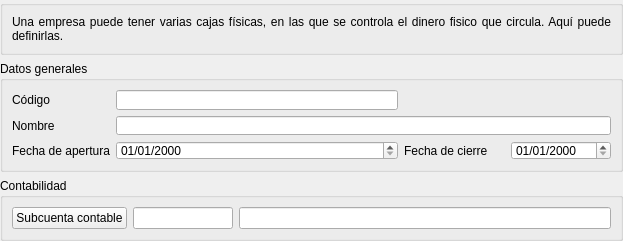
<?xml version="1.0" encoding="UTF-8"?>
<ui version="4.0">
 <class>Form</class>
 <widget class="QWidget" name="Form">
  <property name="geometry">
   <rect>
    <x>0</x>
    <y>0</y>
    <width>623</width>
    <height>241</height>
   </rect>
  </property>
  <property name="windowTitle">
   <string>Form</string>
  </property>
  <layout class="QVBoxLayout" name="verticalLayout_2">
   <property name="leftMargin">
    <number>0</number>
   </property>
   <property name="topMargin">
    <number>0</number>
   </property>
   <property name="rightMargin">
    <number>0</number>
   </property>
   <property name="bottomMargin">
    <number>0</number>
   </property>
   <item>
    <widget class="QGroupBox" name="groupBox_2">
     <property name="title">
      <string/>
     </property>
     <layout class="QVBoxLayout" name="verticalLayout">
      <item>
       <widget class="QLabel" name="label_5">
        <property name="text">
         <string>&lt;html&gt;&lt;head/&gt;&lt;body&gt;&lt;p align=&quot;justify&quot;&gt;Una empresa puede tener varias cajas físicas, en las que se controla el dinero fisico que circula. Aquí puede definirlas.&lt;/p&gt;&lt;/body&gt;&lt;/html&gt;</string>
        </property>
        <property name="wordWrap">
         <bool>true</bool>
        </property>
       </widget>
      </item>
     </layout>
    </widget>
   </item>
   <item>
    <widget class="QGroupBox" name="groupBox">
     <property name="title">
      <string>Datos generales</string>
     </property>
     <layout class="QGridLayout" name="gridLayout">
      <item row="0" column="0">
       <widget class="QLabel" name="label">
        <property name="text">
         <string>Código</string>
        </property>
       </widget>
      </item>
      <item row="0" column="1">
       <widget class="DBLineEdit" name="db_codigo">
        <property name="fieldName">
         <string>codcaja</string>
        </property>
        <property name="dataEditable">
         <bool>true</bool>
        </property>
       </widget>
      </item>
      <item row="1" column="0">
       <widget class="QLabel" name="label_2">
        <property name="text">
         <string>Nombre</string>
        </property>
       </widget>
      </item>
      <item row="1" column="1" colspan="3">
       <widget class="DBLineEdit" name="db_nombre">
        <property name="fieldName">
         <string>nombre</string>
        </property>
        <property name="dataEditable">
         <bool>true</bool>
        </property>
       </widget>
      </item>
      <item row="2" column="0">
       <widget class="QLabel" name="label_3">
        <property name="text">
         <string>Fecha de apertura</string>
        </property>
       </widget>
      </item>
      <item row="2" column="1">
       <widget class="DBDateTimeEdit" name="db_fechaapertura">
        <property name="displayFormat">
         <string>dd/MM/yyyy</string>
        </property>
        <property name="fieldName">
         <string>fechaapertura</string>
        </property>
        <property name="dataEditable">
         <bool>true</bool>
        </property>
       </widget>
      </item>
      <item row="2" column="2">
       <widget class="QLabel" name="label_4">
        <property name="text">
         <string>Fecha de cierre</string>
        </property>
       </widget>
      </item>
      <item row="2" column="3">
       <widget class="DBDateTimeEdit" name="db_fechacierre">
        <property name="displayFormat">
         <string>dd/MM/yyyy</string>
        </property>
        <property name="fieldName">
         <string>fechacierre</string>
        </property>
        <property name="dataEditable">
         <bool>true</bool>
        </property>
       </widget>
      </item>
      <item row="0" column="2" colspan="2">
       <spacer name="horizontalSpacer">
        <property name="orientation">
         <enum>Qt::Horizontal</enum>
        </property>
        <property name="sizeHint" stdset="0">
         <size>
          <width>207</width>
          <height>14</height>
         </size>
        </property>
       </spacer>
      </item>
     </layout>
    </widget>
   </item>
   <item>
    <widget class="QGroupBox" name="gbContabilidad">
     <property name="title">
      <string>Contabilidad</string>
     </property>
     <layout class="QHBoxLayout" name="horizontalLayout_2">
      <item>
       <widget class="DBChooseRecordButton" name="db_idsubcuenta">
        <property name="toolTip">
         <string>Cuenta contable de ingresos para </string>
        </property>
        <property name="whatsThis">
         <string>Cuenta contable de ingresos para </string>
        </property>
        <property name="text">
         <string>Subcuenta contable</string>
        </property>
        <property name="fieldName">
         <string>idsubcuenta</string>
        </property>
        <property name="dataEditable">
         <bool>true</bool>
        </property>
       </widget>
      </item>
      <item>
       <widget class="DBLineEdit" name="db_idsubcuenta_text">
        <property name="maximumSize">
         <size>
          <width>100</width>
          <height>16777215</height>
         </size>
        </property>
        <property name="fieldName">
         <string>idsubcuenta</string>
        </property>
        <property name="dataEditable">
         <bool>true</bool>
        </property>
        <property name="autoComplete">
         <set>AlephERP::ValuesFromRelation</set>
        </property>
        <property name="autoCompleteColumn">
         <string>codsubcuenta</string>
        </property>
        <property name="autoCompletePopupSize">
         <size>
          <width>400</width>
          <height>0</height>
         </size>
        </property>
        <property name="autoCompleteVisibleFields">
         <string>codsubcuenta,descripcion</string>
        </property>
        <property name="replacePointWithCharacter">
         <bool>true</bool>
        </property>
       </widget>
      </item>
      <item>
       <widget class="DBLineEdit" name="dbLineEdit_2">
        <property name="fieldName">
         <string>co_subcuentas.descripcion</string>
        </property>
       </widget>
      </item>
     </layout>
    </widget>
   </item>
  </layout>
 </widget>
 <customwidgets>
  <customwidget>
   <class>DBChooseRecordButton</class>
   <extends>QPushButton</extends>
   <header>widgets/dbchooserecordbutton.h</header>
  </customwidget>
  <customwidget>
   <class>DBDateTimeEdit</class>
   <extends>QDateTimeEdit</extends>
   <header>widgets/dbdatetimeedit.h</header>
  </customwidget>
  <customwidget>
   <class>DBLineEdit</class>
   <extends>QLineEdit</extends>
   <header>widgets/dblineedit.h</header>
  </customwidget>
 </customwidgets>
 <resources/>
 <connections/>
</ui>
